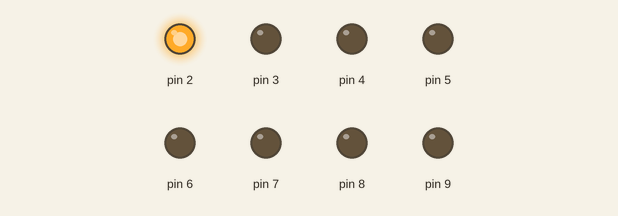
Simulated run of this sketch. Board: Arduino Uno, built with avr-gcc and run on an emulated ATmega328P. Shown: output pins drawn as LEDs (lit = HIGH).

Above: at 0.1 s.
At 0.7 s:
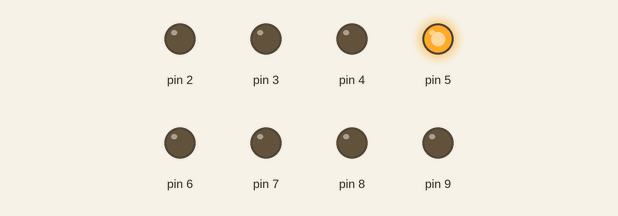
At 1.1 s:
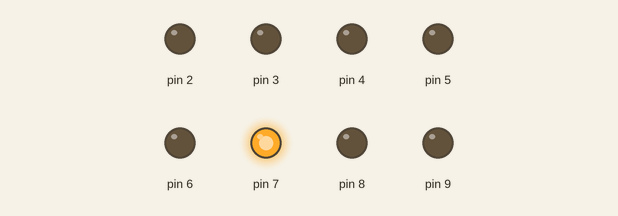
At 1.5 s:
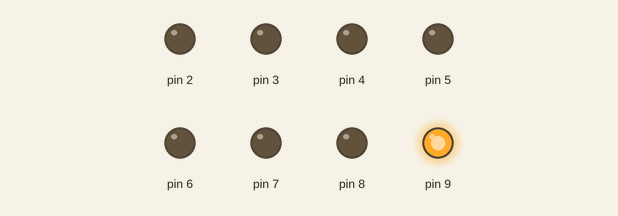
At 2.5 s:
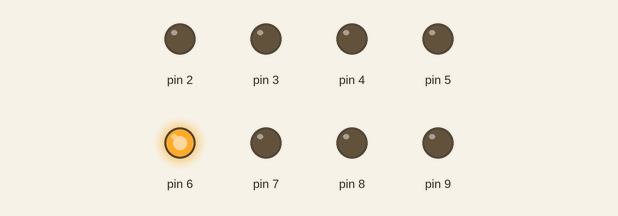
At 3.5 s:
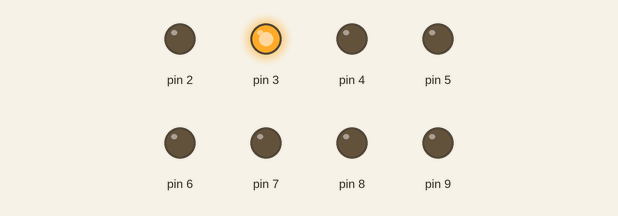
Timing chart, 0 to 3.8 s (numbered marks = the images above):
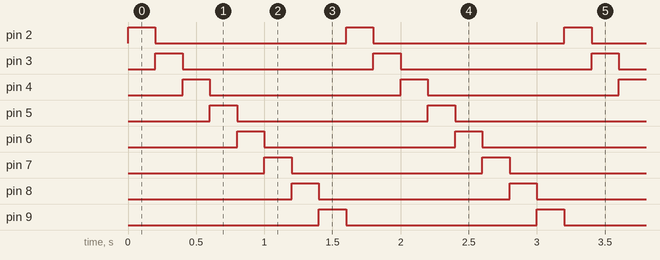

The sketch:

LED_SEQUENCE.ino
```cpp
#define LED_XY 2
#define LED_XZ 9
int i;

void setup()
{
  for (i = LED_XY; i < LED_XZ+1; i++)
 {
  pinMode(i, OUTPUT);
 }
}

void loop()
{
  for (i = LED_XY; i < LED_XZ+1; i++)
 {
   digitalWrite(i, HIGH);
   delay(200);
   digitalWrite(i, LOW);
 }

}
```

Measured:
- by itself, pin 2–9: alternates HIGH for 0.20 s and LOW for 1.4 s
- by itself, everything shown: repeats every 1.6 s, in 8 steps
